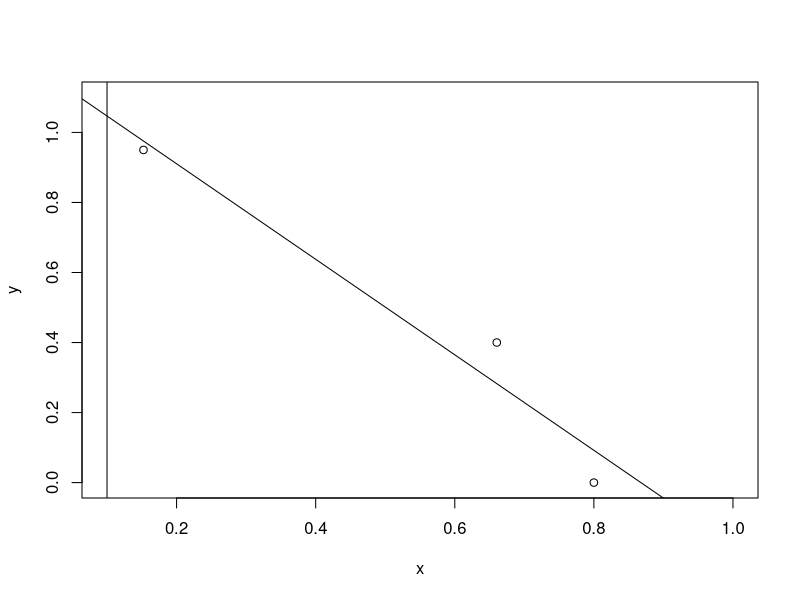
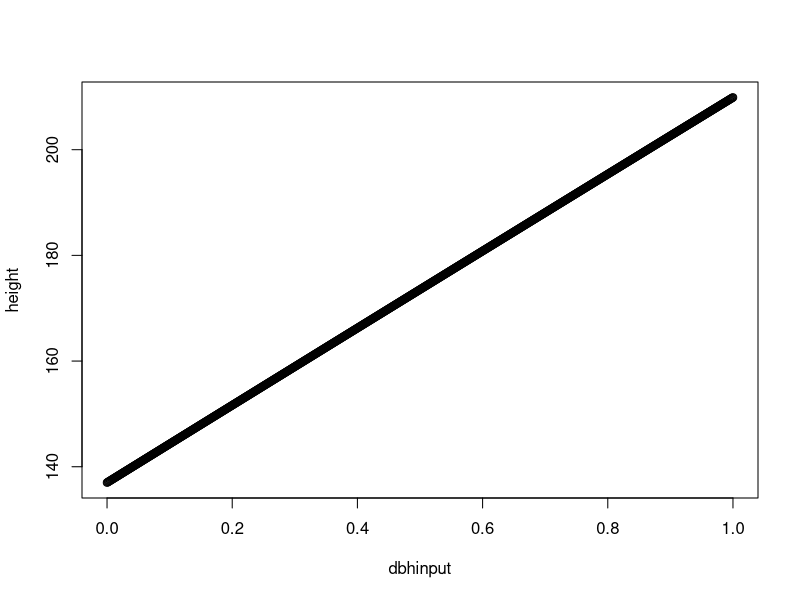
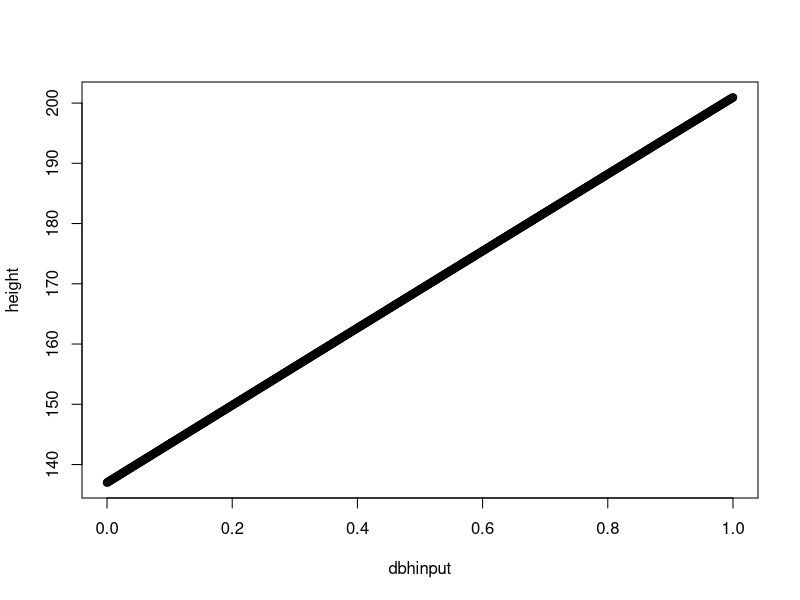
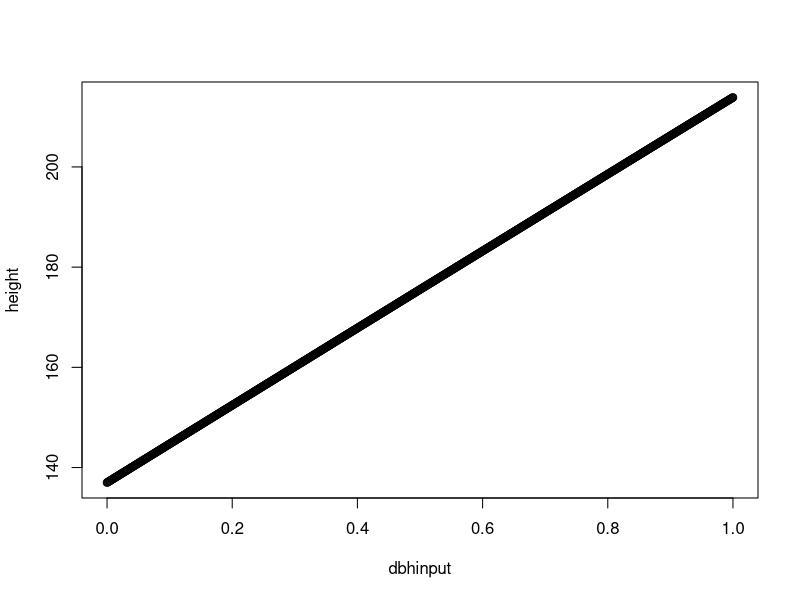

R code for these plots, in order:

##Calculating the intermediate light response curve

#Existing high/low curves
light <- seq(0,1,0.01)

ylow <- 2.24*(1 - exp(-1.136 * (light-0.08)))

yhigh <- 1 - exp(-4.64*(light-0.05))

#Calculate average values for curve fitting

yint <- rowMeans(cbind(ylow,yhigh))

#Fit to logarithmic response curve

fit = nls(yint ~ a*(1 - exp(b*(light - 0.05))), 
          start = list(a=1,b=-4),control=list(maxiter=10000))

#Equation for intermediate tolerance
yint.fit <- 1.371*(1 - exp(-2.227*(light-0.05)))

##########Stump sprouting

##yellow poplar
#Probability
x = c(0.1524,0.6604, 0.80)
y = c(0.95, 0.40, 0)

plot(x,y,xlim=c(0.10,1.00),ylim=c(0,1.10))
abline(lm(y~x))
abline(v=0.10)

############Light Transmittence

#check if my way of calculating is same as Botkin
C = 1.75

k = 0.0000756

PHI = 1

dbh.input1 = 80

dbh.input2 = 35

SLA1 <- C * dbh.input1 ^ 2

SLA2 <- C * dbh.input2 ^ 2

cdensity1 <- 1 - (PHI * exp(-1 * k * SLA1))

cdensity2 <- 1 - (PHI * exp(-1 * k * SLA2))

light.method1 = cdensity1 + (1 - cdensity1) * cdensity2

light.method2 <- 1 - (PHI * exp(-1 * k * (SLA1 + SLA2)))

#Approaches are identical
light.method1
light.method2

#############################################

#H-Dbh relationship

#for oaks
dbhinput = seq(0,1,0.001)
#dbhinput = 0.41
Hmax = 3800
Dmax = 100
b2 = 2*(Hmax - 137) / Dmax
b3 = (Hmax - 137) / Dmax ^ 2

height = (137 + b2 * (dbhinput) - b3 * ((dbhinput) ^ 2))
plot(dbhinput, height)

summary(lm(dbhinput ~ height))

#equation: dbh in cm = -1.88 + 0.01372*height in cm

#137-167 cm height = 0 - 0.41 cm dbh
#or 0 - 0.0041 m dbh

###################
#for maples
dbhinput = seq(0,1,0.001)
#dbhinput = 0.41
Hmax = 3350
Dmax = 100
b2 = 2*(Hmax - 137) / Dmax
b3 = (Hmax - 137) / Dmax ^ 2

height = (137 + b2 * (dbhinput) - b3 * ((dbhinput) ^ 2))
plot(dbhinput, height)

summary(lm(dbhinput ~ height))

#equation: dbh in cm = -2.144 + 0.01564*height in cm

#137-167 cm height = 0 - 0.468 cm dbh
#or 0 - 0.00468 m dbh


###################
#for poplars
dbhinput = seq(0,1,0.001)
#dbhinput = 0.41
Hmax = 4000
Dmax = 100
b2 = 2*(Hmax - 137) / Dmax
b3 = (Hmax - 137) / Dmax ^ 2

height = (137 + b2 * (dbhinput) - b3 * ((dbhinput) ^ 2))
plot(dbhinput, height)

summary(lm(dbhinput ~ height))

#equation: dbh in cm = -1.783 + 0.01301*height in cm

#137-167 cm height = 0 - 0.39 cm dbh
#or 0 - 0.0039 m dbh





